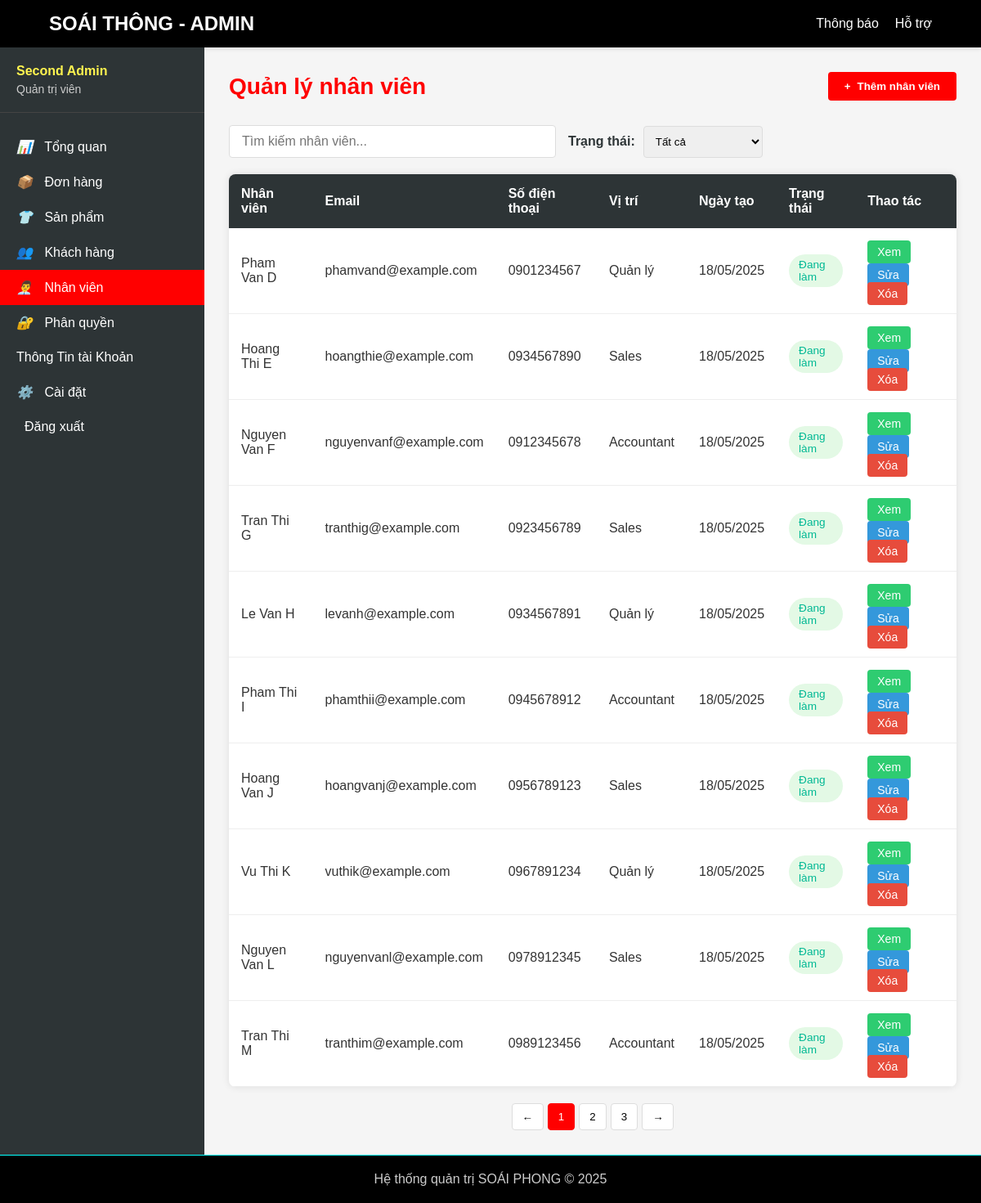
Page /admin/manage_employees.php (signed in) on the committed database.
### tables this page shows
CREATE TABLE employees (
    id INT AUTO_INCREMENT PRIMARY KEY,
    name VARCHAR(255) NOT NULL,
    email VARCHAR(255) NOT NULL UNIQUE,
    phone VARCHAR(20) NOT NULL,
    date_of_birth DATE NOT NULL,
    address TEXT NOT NULL,
    password VARCHAR(255) NOT NULL,
    position VARCHAR(50) NOT NULL,
    status VARCHAR(50) NOT NULL DEFAULT 'active',
    role ENUM('staff') NOT NULL DEFAULT 'staff',
    avatar VARCHAR(255),
    created_at TIMESTAMP DEFAULT CURRENT_TIMESTAMP
);

### admin/manage_employees.php (the view, shortened to what this page needs)
<?php
include('../includes/database.php');
$sql = "SELECT * FROM employees";
$stmt = $conn->prepare($sql);
$stmt->execute();
$result = $stmt->get_result();
$employees = $result->fetch_all(MYSQLI_ASSOC);
?>
<?php require_once('../admin/header/admin-header.php'); ?>
<!DOCTYPE html>
<html lang="vi">
<head>
    <link rel="stylesheet" href="../assets/css/admin/manage_employees.css">
</head>
<body>
    <div class="admin-container">
        <?php require_once('../admin/sidebar/admin_sidebar.php'); ?>
        <div class="admin-content">
            <div class="page-header">
                <h1 class="page-title">Quản lý nhân viên</h1>
                <button class="btn-add" id="addEmployeeBtn">
                    <span>+</span> Thêm nhân viên
                </button>
            </div>
            <div class="employee-actions">
                <input type="text" class="search-box" placeholder="Tìm kiếm nhân viên...">
                <div class="filter-group">
                    <label for="status-filter">Trạng thái:</label>
                    <select id="status-filter">
                        <option value="all">Tất cả</option>
                    </select>
                </div>
            </div>
            <table class="employees-table">
                <thead>
                    <tr>
                        <th>Nhân viên</th>
                        <th>Email</th>
                        <th>Số điện thoại</th>
                        <th>Vị trí</th>
                        <th>Ngày tạo</th>
                        <th>Trạng thái</th>
                        <th>Thao tác</th>
                    </tr>
                </thead>
                <tbody>
                <tbody>
                    <?php foreach ($employees as $employee): ?>
                        <?php
                        $statusClass = $employee['status'] == 'active' ? 'status-active' : 'status-inactive';
                        $statusText = $employee['status'] == 'active' ? 'Đang làm' : 'Đã Nghỉ làm';
                        $positionMap = [
                            'Manager' => 'Quản lý',
                            'Sales Staff' => 'Nhân viên bán hàng',
                            'Warehouse Staff' => 'Nhân viên kho',
                            'Delivery Staff' => 'Nhân viên giao hàng',
                            'Customer Service' => 'Nhân viên CSKH'
                        ];
                        $positionInVietnamese = isset($positionMap[$employee['position']]) ? $positionMap[$employee['position']] : $employee['position'];
                        ?>
                        <tr data-id="<?php echo $employee['id']; ?>"
                            data-posion="<?php echo htmlspecialchars($employee['position']); ?>"
                            data-address="<?php echo htmlspecialchars($employee['address']); ?>"
                            data-birthday="<?php echo htmlspecialchars($employee['date_of_birth']); ?>"
                            data-avatar="<?php echo htmlspecialchars($employee['avatar'] ? $employee['avatar'] : '../assets/avatar/default-avatar.png'); ?>">
                            <td><?php echo htmlspecialchars($employee['name']); ?></td>
                            <td><?php echo htmlspecialchars($employee['email']); ?></td>
                            <td><?php echo htmlspecialchars($employee['phone']); ?></td>
                            <td><?php echo $positionInVietnamese; ?></td>
                            <td><?php echo date('d/m/Y', strtotime($employee['created_at'])); ?></td>
                            <td><span class="employee-status <?php echo $statusClass; ?>"><?php echo $statusText; ?></span></td>
                            <td>
                                <button class="action-btn btn-view">Xem</button>
                                <button class="action-btn btn-edit" id="">Sửa</button>
                                <a href="delete_employees.php?id=<?php echo $employee['id']; ?>" class="action-btn btn-delete">Xóa</a>
                            </td>
                        </tr>
                    <?php endforeach; ?>
                </tbody>
            </table>
            <div class="pagination">
                <button class="pagination-btn">←</button>
                <button class="pagination-btn active">1</button>
                <button class="pagination-btn">2</button>
                <button class="pagination-btn">3</button>
                <button class="pagination-btn">→</button>
            </div>
        </div>
    </div>
</body>
</html>
<?php require_once('../admin/footer/admin-footer.php'); ?>

### admin/header/admin-header.php (shortened to what this page needs)
<!DOCTYPE html>
<html lang="en">
<head>
    <link rel="stylesheet" href="/assets/css/admin/header/admin-header.css">
</head>
<body>
    <header>
        <div class="header-container">
            <div class="logo">SOÁI THÔNG - ADMIN</div>
            <ul class="admin-menu">
                <li><a href="#">Thông báo</a></li>
                <li><a href="#">Hỗ trợ</a></li>
            </ul>
        </div>
    </header>
</body>
</html>

### admin/sidebar/admin_sidebar.php (shortened to what this page needs)
<link rel="stylesheet" href="../assets/css/admin/manage_employees.css">
<div class="admin-sidebar">
    <div class="sidebar-header">
        <div class="admin-name"><?php echo isset($_SESSION['user']) ? htmlspecialchars($_SESSION['user']['name']) : 'Admin'; ?></div>
        <div class="admin-role">Quản trị viên</div>
    </div>
    <ul class="sidebar-menu">
        <?php
        $current_page = basename($_SERVER['PHP_SELF']);
        ?>
        <li><a href="dashboard.php" class="<?php echo $current_page == 'dashboard.php' ? 'active' : ''; ?>"><i>📊</i> Tổng quan</a></li>
        <li><a href="#" class="<?php echo $current_page == '#' ? 'active' : ''; ?>"><i>📦</i> Đơn hàng</a></li>
        <li><a href="../admin/manage_products.php" class="<?php echo $current_page == 'manage_products.php' ? 'active' : ''; ?>"><i>👕</i> Sản phẩm</a></li>
        <li><a href="../admin/manege_customer.php" class="<?php echo $current_page == 'manege_customer.php' ? 'active' : ''; ?>"><i>👥</i> Khách hàng</a></li>
        <li><a href="../admin/manage_employees.php" class="<?php echo $current_page == 'manage_employees.php' ? 'active' : ''; ?>"><i>👨‍💼</i> Nhân viên</a></li>
        <li><a href="../admin/manage_roles.php" class="<?php echo $current_page == 'manage_roles.php' ? 'active' : ''; ?>"><i>🔐</i> Phân quyền</a></li>
        <li><a href="../admin/acount_admin.php" class="<?php echo $current_page == 'acount_admin.php' ? 'active' : ''; ?>">Thông Tin tài Khoản</a></li>
        <li><a href="../admin/admin_setting.php" class="<?php echo $current_page == 'admin_setting.php' ? 'active' : ''; ?>"><i>⚙️</i> Cài đặt</a></li>
        <li>
            <?php
            if (isset($_SESSION['user'])) {
                echo '<a href="logout.php" class="logout-btn"><i class="fas fa-sign-out-alt"></i> Đăng xuất</a>';
            } else {
                echo '<a href="../login/index.php" class="login-btn"><i class="fas fa-sign-in-alt"></i> Đăng nhập</a>';
            }
            ?>
        </li>
    </ul>
</div>

### admin/footer/admin-footer.php (shortened to what this page needs)
<!DOCTYPE html>
<html lang="en">
<head>
    <link rel="stylesheet" href="/assets/css/admin/footer/admin-footer.css">
</head>
<body>
    <footer>
        <p>Hệ thống quản trị SOÁI PHONG &copy; 2025</p>
    </footer>
</body>
</html>

### assets/css/admin/header/admin-header.css (style rules this page uses)
* { margin: 0; padding: 0; box-sizing: border-box; font-family: 'Arial', sans-serif; }
body { background-color: #f5f5f5; color: #333; }
header { background-color: #000000; color: #FFFFFF; padding: 15px 0; box-shadow: 0 2px 5px rgba(0, 0, 0, 0.1); }
.header-container { width: 90%; max-width: 1200px; margin: 0 auto; display: flex; justify-content: space-between; align-items: center; }
.logo { font-size: 24px; font-weight: bold; color: #ffffff; }
.admin-menu { display: flex; list-style: none; }
.admin-menu li { margin-left: 20px; }
.admin-menu a { color: #FFFFFF; text-decoration: none; transition: color 0.3s; }

### assets/css/admin/manage_employees.css (style rules this page uses)
* { margin: 0; padding: 0; box-sizing: border-box; font-family: 'Arial', sans-serif; }
body { background-color: #f5f5f5; color: #333; }
.admin-container { display: flex; min-height: calc(100vh - 70px); }
.admin-sidebar { width: 250px; background-color: #2D3436; color: #FFFFFF; padding: 20px 0; }
.sidebar-header { padding: 0 20px 20px; border-bottom: 1px solid #444; margin-bottom: 20px; }
.sidebar-header .admin-name { font-weight: bold; margin-bottom: 5px; color: #FFF44F; }
.sidebar-header .admin-role { font-size: 14px; color: #CCCCCC; }
.sidebar-menu { list-style: none; }
.sidebar-menu li a { display: block; padding: 12px 20px; color: #FFFFFF; text-decoration: none; transition: all 0.3s; }
.sidebar-menu li a:hover, .sidebar-menu li a.active { background-color: #FF0000; }
.sidebar-menu li a i { margin-right: 10px; width: 20px; text-align: center; }
.admin-content { flex: 1; padding: 30px; }
.page-header { display: flex; justify-content: space-between; align-items: center; margin-bottom: 30px; }
.page-title { color: #FF0000; font-size: 28px; }
.btn-add { background-color: #FF0000; color: #FFFFFF; border: none; padding: 10px 20px; border-radius: 4px; cursor: pointer; display: flex; align-items: center; gap: 8px; font-weight: bold; transition: background-color 0.3s; }
.employee-actions { display: flex; gap: 15px; margin-bottom: 20px; }
.search-box { flex: 1; max-width: 400px; padding: 10px 15px; border: 1px solid #ddd; border-radius: 4px; font-size: 16px; }
.filter-group { display: flex; align-items: center; gap: 10px; }
.filter-group label { font-weight: bold; color: #2D3436; }
.filter-group select { padding: 10px; border: 1px solid #ddd; border-radius: 4px; }
.employees-table { width: 100%; border-collapse: collapse; background-color: #FFFFFF; box-shadow: 0 0 10px rgba(0, 0, 0, 0.1); border-radius: 8px; overflow: hidden; }
.employees-table th { background-color: #2D3436; color: #FFFFFF; padding: 15px; text-align: left; }
.employees-table td { padding: 15px; border-bottom: 1px solid #eee; }
.employee-status { padding: 5px 10px; border-radius: 4px; font-size: 12px; font-weight: bold; color: #ffffff; background-color: #2ecc71; font-weight: bold; }
.status-active { background-color: #e6f7e6; color: #2e7d32; }
.action-btn { text-decoration: none; padding: 6px 12px; border-radius: 4px; cursor: pointer; border: none; font-size: 14px; transition: all 0.3s; }
.btn-edit { background-color: #3498db; color: white; }
.btn-delete { background-color: #e74c3c; color: white; }
.btn-view { background-color: #2ecc71; color: white; }
.pagination { display: flex; justify-content: center; margin-top: 20px; gap: 5px; }
.pagination-btn { padding: 8px 12px; border: 1px solid #ddd; background-color: white; cursor: pointer; border-radius: 4px; }
.pagination-btn.active { background-color: #FF0000; color: white; border-color: #FF0000; }
.employee-status { padding: 5px 12px; border-radius: 20px; font-size: 0.85rem; font-weight: 500; display: inline-block; }
.status-active { background-color: #E3F9E5; color: #00B894; }

### assets/css/admin/footer/admin-footer.css (style rules this page uses)
* { margin: 0; padding: 0; box-sizing: border-box; font-family: 'Arial', sans-serif; }
body { background-color: #f5f5f5; color: #333; }
footer { background-color: #000000; color: #CCCCCC; padding: 20px 0; text-align: center; border-top: 1px solid #00FFFF; }

### admin/sidebar/admin_sidebar.php (style rules this page uses)
.sidebar-menu li a.active { background-color: red; color: white; }

### rows in the picture
employees: name "Pham Van D", email "phamvand@example.com", phone "0901234567", position "Quản lý", created_at "18/05/2025", status "Đang làm"
employees: name "Hoang Thi E", email "hoangthie@example.com", phone "0934567890", position "Sales", created_at "18/05/2025", status "Đang làm"
employees: name "Nguyen Van F", email "nguyenvanf@example.com", phone "0912345678", position "Accountant", created_at "18/05/2025", status "Đang làm"
employees: name "Tran Thi G", email "tranthig@example.com", phone "0923456789", position "Sales", created_at "18/05/2025", status "Đang làm"
employees: name "Le Van H", email "levanh@example.com", phone "0934567891", position "Quản lý", created_at "18/05/2025", status "Đang làm"
employees: name "Pham Thi I", email "phamthii@example.com", phone "0945678912", position "Accountant", created_at "18/05/2025", status "Đang làm"
employees: name "Hoang Van J", email "hoangvanj@example.com", phone "0956789123", position "Sales", created_at "18/05/2025", status "Đang làm"
employees: name "Vu Thi K", email "vuthik@example.com", phone "0967891234", position "Quản lý", created_at "18/05/2025", status "Đang làm"
employees: name "Nguyen Van L", email "nguyenvanl@example.com", phone "0978912345", position "Sales", created_at "18/05/2025", status "Đang làm"
employees: name "Tran Thi M", email "tranthim@example.com", phone "0989123456", position "Accountant", created_at "18/05/2025", status "Đang làm"

### other values in the picture
$_SESSION['user']['name'] "Second Admin"
